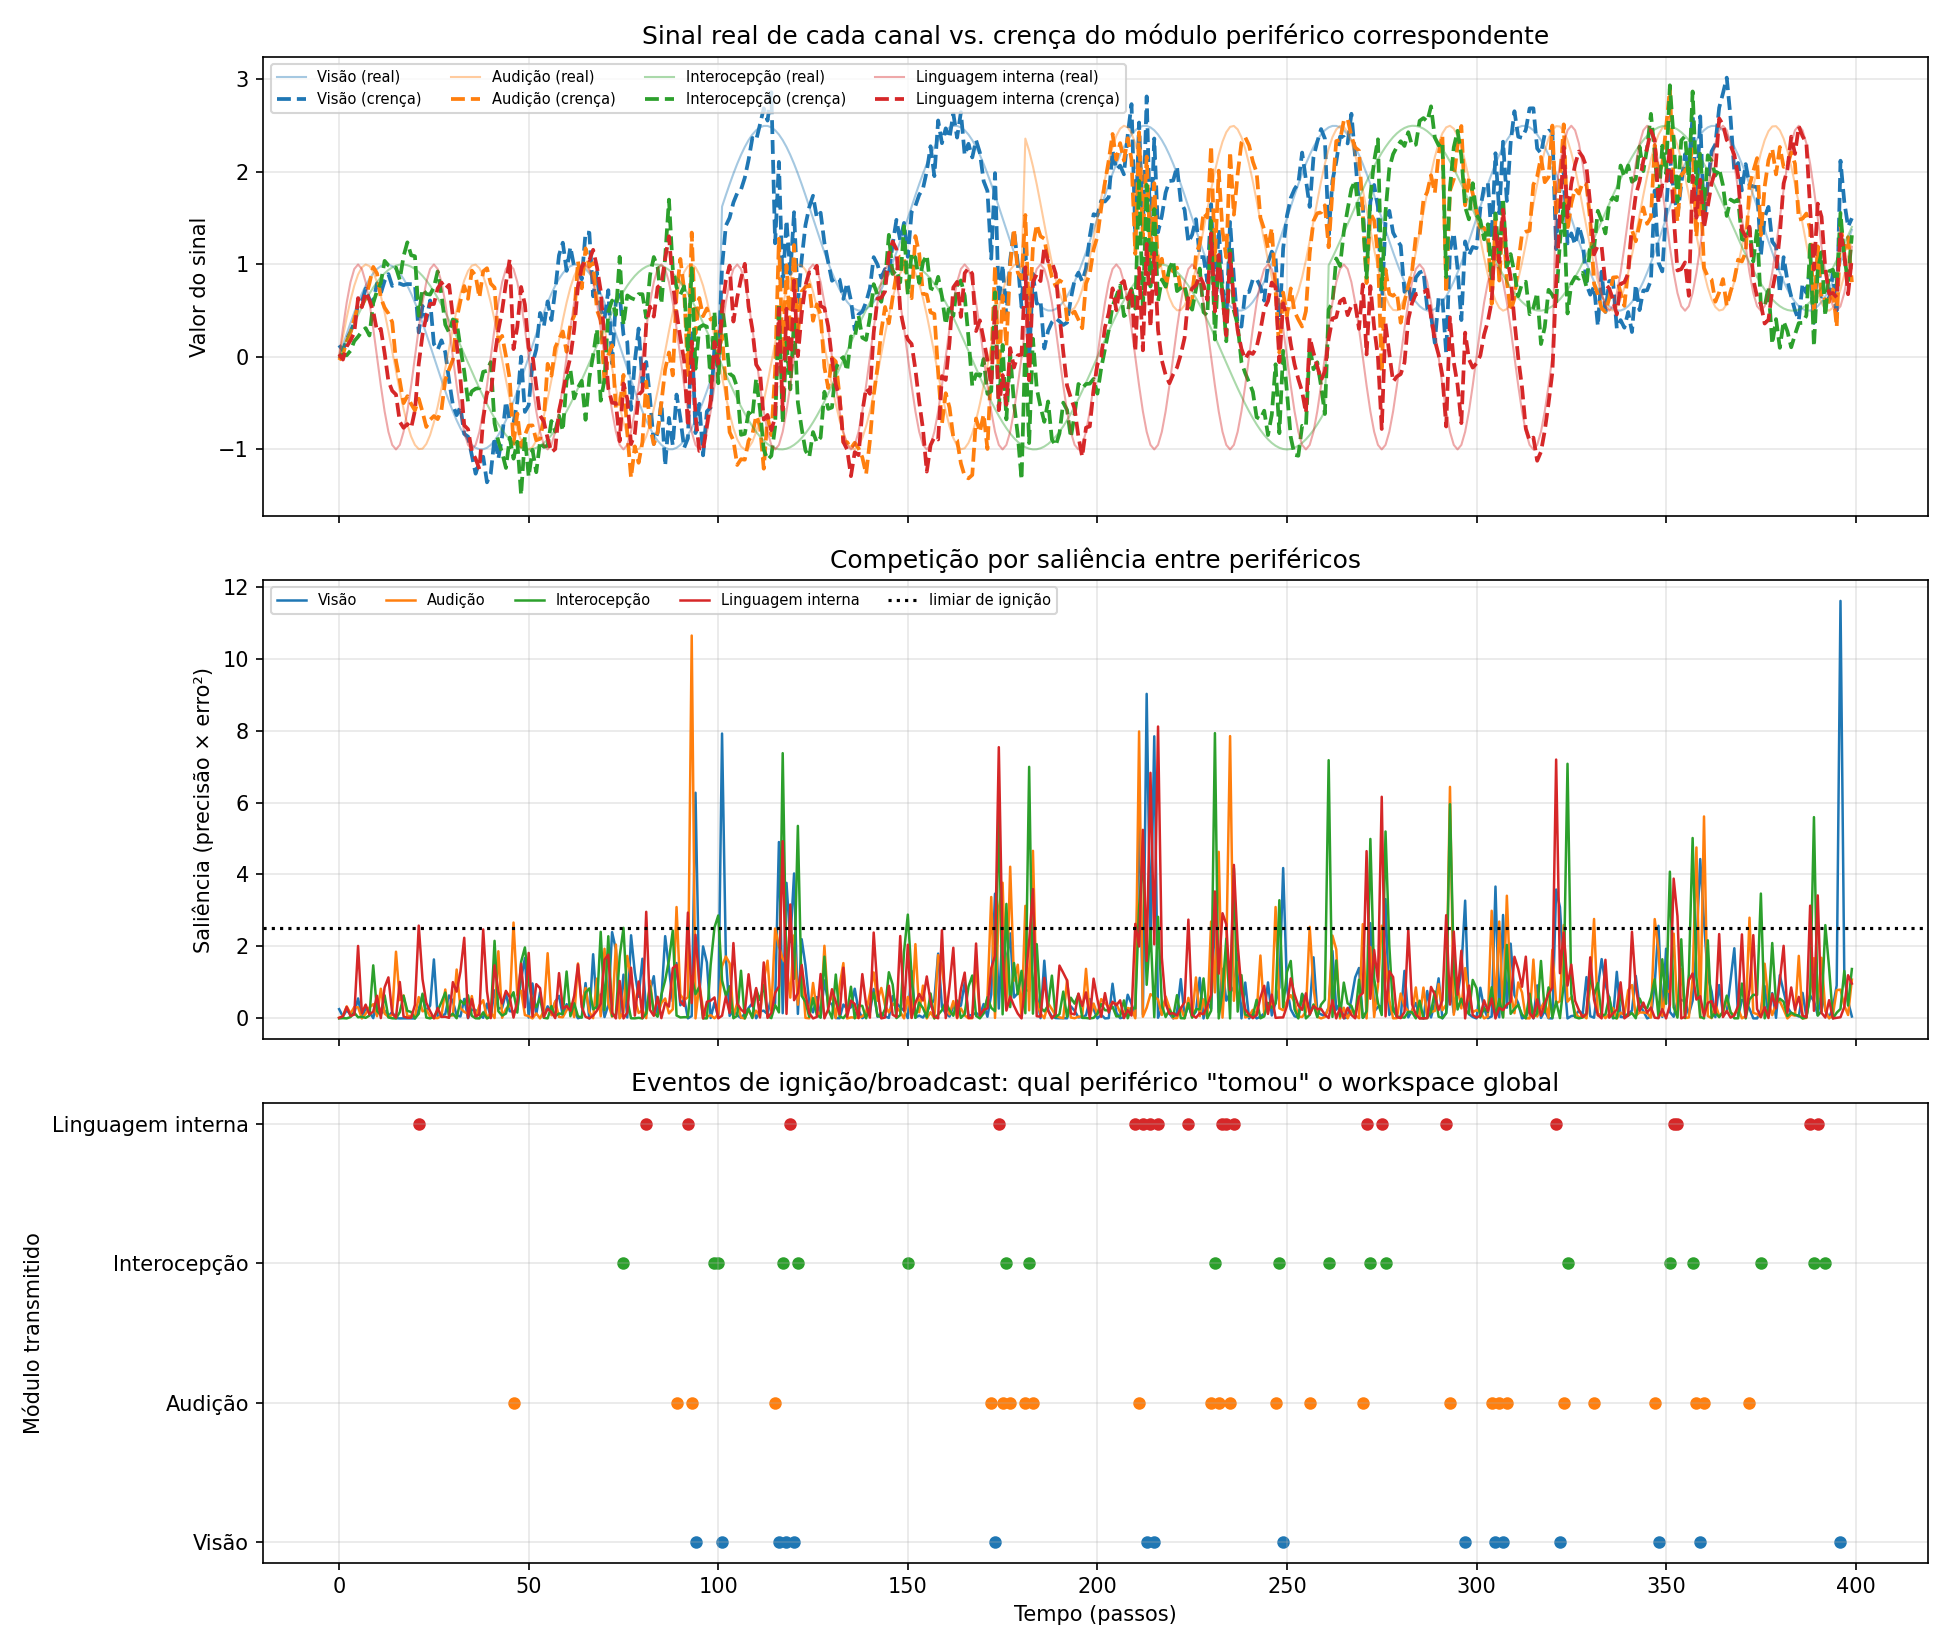

Python code for this plot:
#!/usr/bin/env python3
"""
Protótipo: Núcleo (Global Workspace) + Periféricos (módulos ativo-inferenciais)
================================================================================
Cada "periférico" é um módulo especialista que:
  - observa um canal próprio (ruidoso) do ambiente
  - mantém uma crença (mu) sobre o estado real desse canal
  - atualiza a crença minimizando erro de predição ponderado por precisão
    (isso É o núcleo matemático do Free Energy Principle / Active Inference:
     update = ganho * precisão * erro_de_predição)
  - gera um sinal de "saliência" = precisão * erro² (quanto mais surpreendido
    E mais confiante o módulo estava, mais ele "grita")

O "núcleo" (Global Workspace) a cada passo:
  - observa a saliência de todos os periféricos
  - se o máximo ultrapassa um limiar -> "ignição": o conteúdo do módulo
    vencedor é transmitido (broadcast) de volta a todos os outros módulos,
    empurrando suas crenças na direção do vencedor (viés top-down)

Isso é uma implementação mínima, mas real, da combinação
Active Inference (periférico) + Global Workspace Theory (núcleo/hub).
Não simula consciência nem Φ — simula o mecanismo formal de competição e
broadcast que a literatura de GWT propõe como correlato funcional dela.
"""
import numpy as np
import matplotlib.pyplot as plt

np.random.seed(7)

# ============================================================
# PARÂMETROS
# ============================================================
K = 4                     # número de módulos periféricos (ex: visão, audição,
                          # interocepção, "linguagem interna")
labels = ['Visão', 'Audição', 'Interocepção', 'Linguagem interna']
T = 400                   # passos de tempo
dt = 1.0

kappa = 0.25              # taxa de aprendizado (atualização de crença)
precision_ema = 0.05      # taxa de atualização da precisão (EMA do erro²)
ignition_threshold = 2.5  # limiar de saliência para disparar broadcast
broadcast_gain = 0.5      # força do empurrão top-down após ignição
obs_noise = 0.3           # ruído de observação de cada canal
refractory_period = 15    # passos de "descanso" de um módulo após transmitir
                          # (análogo computacional de práticas que reduzem ruminação)

# ============================================================
# AMBIENTE: cada canal tem uma dinâmica real distinta,
# com um "evento" de mudança abrupta em tempos diferentes
# (simula algo relevante acontecendo em uma modalidade)
# ============================================================
def true_signal(k, t):
    base_freqs = [0.02, 0.035, 0.015, 0.05]
    event_times = [100, 180, 260, 320]     # quando cada canal tem uma mudança abrupta
    val = np.sin(2 * np.pi * base_freqs[k] * t)
    if t > event_times[k]:
        val += 1.5   # salto de nível, simulando evento saliente na modalidade k
    return val

# ============================================================
# ESTADO INICIAL
# ============================================================
mu = np.zeros(K)          # crença atual de cada módulo
precision = np.ones(K) * 1.0
err_ema_sq = np.ones(K) * 1.0

history = {
    'mu': np.zeros((T, K)),
    'true': np.zeros((T, K)),
    'salience': np.zeros((T, K)),
    'precision': np.zeros((T, K)),
    'winner': np.full(T, -1),
    'ignition': np.zeros(T, dtype=bool),
}

# ============================================================
# LOOP PRINCIPAL
# ============================================================
refractory_until = np.zeros(K, dtype=int)  # passo até o qual cada módulo está "descansando"

for t in range(T):
    true_vals = np.array([true_signal(k, t) for k in range(K)])
    obs = true_vals + np.random.randn(K) * obs_noise

    # --- Etapa periférica: erro de predição e atualização de crença (active inference) ---
    err = obs - mu
    salience = precision * err**2

    mu = mu + kappa * precision * err            # update de crença (gradiente de energia livre)
    err_ema_sq = (1 - precision_ema) * err_ema_sq + precision_ema * err**2
    precision = 1.0 / (0.1 + err_ema_sq)          # precisão inversamente prop. ao erro recente
    precision = np.clip(precision, 0.1, 5.0)

    # --- Etapa do núcleo: competição e broadcast (Global Workspace) ---
    eligible = np.array([salience[k] if t >= refractory_until[k] else -1.0 for k in range(K)])
    winner = int(np.argmax(eligible))
    ignite = eligible[winner] > ignition_threshold
    if ignite:
        refractory_until[winner] = t + refractory_period
        for j in range(K):
            if j != winner:
                mu[j] = mu[j] + broadcast_gain * (mu[winner] - mu[j])

    # --- registro ---
    history['mu'][t] = mu
    history['true'][t] = true_vals
    history['salience'][t] = salience
    history['precision'][t] = precision
    history['winner'][t] = winner if ignite else -1
    history['ignition'][t] = ignite

# ============================================================
# ANÁLISE
# ============================================================
n_ignitions = history['ignition'].sum()
winner_counts = {k: int((history['winner'] == k).sum()) for k in range(K)}

print("=" * 70)
print("RELATÓRIO: NÚCLEO (WORKSPACE) + PERIFÉRICOS (ACTIVE INFERENCE)")
print("=" * 70)
print(f"Total de passos: {T}")
print(f"Total de eventos de ignição (broadcast disparado): {n_ignitions}")
print("\nVitórias de broadcast por módulo (quem 'tomou o workspace'):")
for k in range(K):
    print(f"  {labels[k]:20s}: {winner_counts[k]:3d} vezes")

print("\nEventos de ignição no tempo (passo -> módulo vencedor):")
ignition_steps = np.where(history['ignition'])[0]
for t in ignition_steps[:20]:
    print(f"  t={t:3d} -> {labels[int(history['winner'][t])]}")
if len(ignition_steps) > 20:
    print(f"  ... e mais {len(ignition_steps)-20} eventos")

# ============================================================
# PLOTS
# ============================================================
fig, axes = plt.subplots(3, 1, figsize=(13, 11), sharex=True)

colors = ['tab:blue', 'tab:orange', 'tab:green', 'tab:red']

ax = axes[0]
for k in range(K):
    ax.plot(history['true'][:, k], color=colors[k], alpha=0.4, linewidth=1, label=f'{labels[k]} (real)')
    ax.plot(history['mu'][:, k], color=colors[k], linewidth=1.8, linestyle='--', label=f'{labels[k]} (crença)')
ax.set_ylabel('Valor do sinal')
ax.set_title('Sinal real de cada canal vs. crença do módulo periférico correspondente')
ax.legend(fontsize=7, ncol=4, loc='upper left')
ax.grid(True, alpha=0.3)

ax = axes[1]
for k in range(K):
    ax.plot(history['salience'][:, k], color=colors[k], linewidth=1.2, label=labels[k])
ax.axhline(y=ignition_threshold, color='black', linestyle=':', label='limiar de ignição')
ax.set_ylabel('Saliência (precisão × erro²)')
ax.set_title('Competição por saliência entre periféricos')
ax.legend(fontsize=7, ncol=5, loc='upper left')
ax.grid(True, alpha=0.3)

ax = axes[2]
for t in ignition_steps:
    k = int(history['winner'][t])
    ax.scatter(t, k, color=colors[k], s=25)
ax.set_yticks(range(K))
ax.set_yticklabels(labels)
ax.set_xlabel('Tempo (passos)')
ax.set_ylabel('Módulo transmitido')
ax.set_title('Eventos de ignição/broadcast: qual periférico "tomou" o workspace global')
ax.grid(True, alpha=0.3)

plt.tight_layout()
plt.savefig('/home/claude/active_inference_workspace/workspace_demo.png', dpi=150)

print("\nArquivo gerado: workspace_demo.png")
